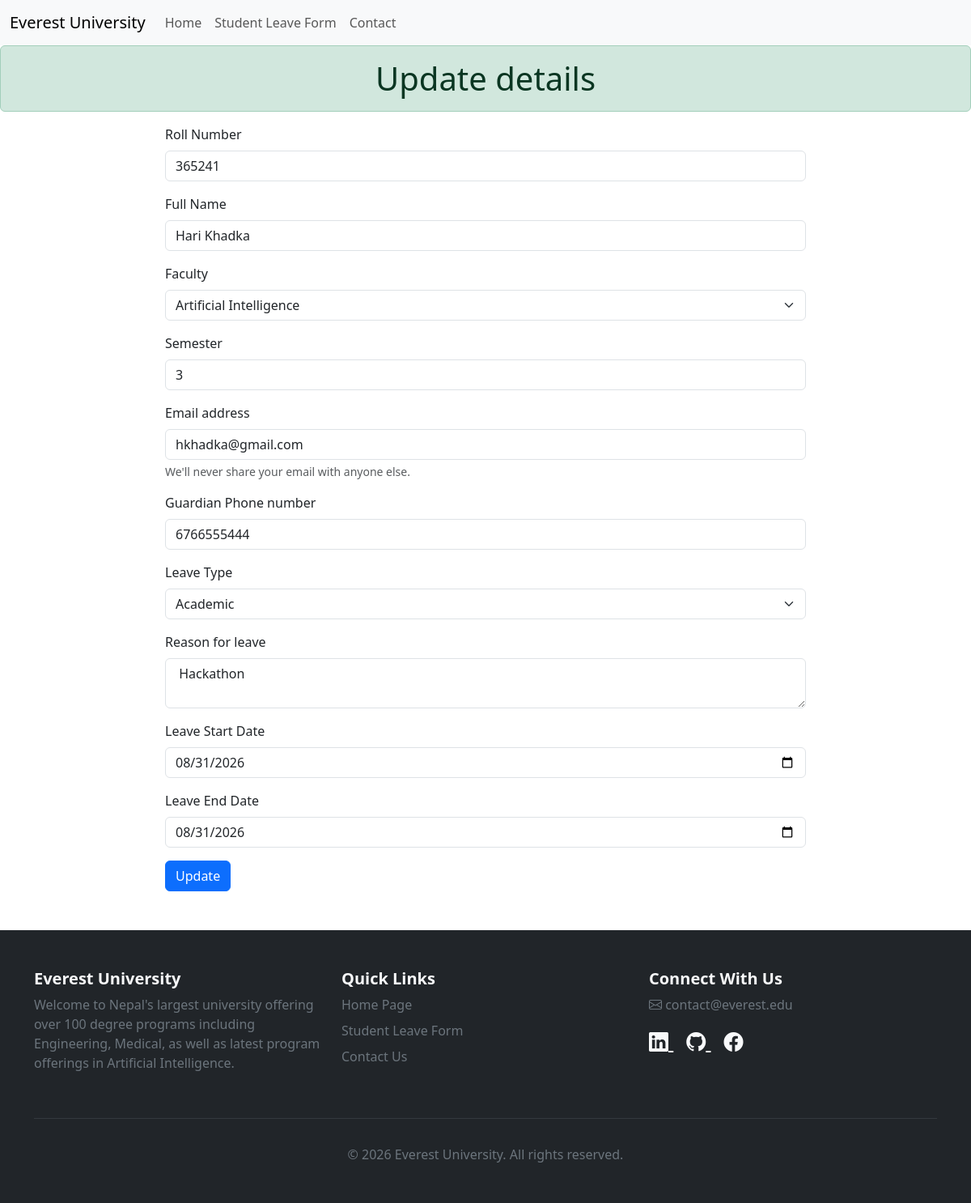
The app's page /edit/9 with its own data.
### main/models.py (models this page shows)
class StudentLeave(models.Model):
    roll_number = models.CharField(max_length=6, unique=True)
    full_name = models.CharField(max_length=100)
    faculty = models.CharField(max_length=100)
    semester = models.PositiveBigIntegerField()
    start_date = models.DateField()
    end_date = models.DateField()
    leave_type = models.CharField(max_length=50)
    reason = models.TextField()
    guardian_contact = models.CharField(max_length=14)
    student_mail = models.EmailField()
    is_delete = models.BooleanField(default=False)
    deleted_time = models.DateTimeField(null = True)

### main/views.py (the view, shortened to what this page needs)
# urls.py: path('edit/<int:id>' , edit, name='edit'),
def edit(request, id):
    data = StudentLeave.objects.get(id=id)
    return render(request, 'main/edit.html', {'data' : data})

### main/templates/main/edit.html (shortened to what this page needs)
{% extends 'base.html' %}
{% block content %}
<h1 class="alert alert-success text-center">Update details</h1>
<div class="row">
    <div class="col-2"></div>
    <div class="col-8">
        <form method="POST" action="{% url 'edit' data.id %}">
            <div class="mb-3">
                <label for="exampleInputRollNumber1" class="form-label">Roll Number</label>
                <input type="number" value= "{{data.roll_number}}" name="roll_number" class="form-control" id="roll_number">
            </div>
            <div class="mb-3">
                <label for="exampleInputFullName1" class="form-label">Full Name</label>
                <input type="text" value="{{data.full_name}}" name="full_name" class="form-control" id="full_name">
            </div>
            <div class="mb-3">
                <label for="faculty" class="form-label">Faculty</label>
                <select name="faculty" id="faculty" class="form-select">
                    <option value="Artificial Intelligence"
                        {% if data.faculty == "Artificial Intelligence" %}selected{% endif %}>
                        Artificial Intelligence
                    </option>
                </select>
            </div>
            <div class="mb-3">
                <label for="exampleInputPassword1" class="form-label">Semester</label>
                <input type="number" value="{{data.semester}}" name="semester" class="form-control" id="semester">
            </div>
            <div class="mb-3">
                <label for="exampleInputEmail1" class="form-label">Email address</label>
                <input type="email" value="{{data.student_mail}}"" name="student_mail" class="form-control" id="student_mail" aria-describedby="emailHelp">
                <div id="emailHelp" class="form-text">We'll never share your email with anyone else.</div>
            </div>
            <div class="mb-3">
                <label for="exampleInputGuardianContact" class="form-label">Guardian Phone number</label>
                <input type="number" value="{{data.guardian_contact}}" name="guardian_contact" class="form-control" id="guardian_contact">
            </div>
            <div class="mb-3">
                <label for="leave_type" class="form-label">Leave Type</label>
                <select name="leave_type" id="leave_type" class="form-select">
                    <option value="Academic"
                        {% if data.leave_type == "Academic" %}selected{% endif %}>
                        Academic
                    </option>
                </select>
            </div>
            <div class="mb-3">
                <label for="exampleInputPassword1" class="form-label">Reason for leave</label>
                <textarea name="reason" class="form-control" id="reason">{{data.reason}}</textarea>
            </div>
            <div class="mb-3">
                <label for="exampleInputStartDate" class="form-label">Leave Start Date</label>
                <input type="date" value="{{data.start_date|date:'Y-m-d'}}" name="start_date" class="form-control" id="start_date">
            </div>
            <div class="mb-3">
                <label for="exampleInputEndDate" class="form-label">Leave End Date</label>
                <input type="date" value="{{data.end_date|date:'Y-m-d'}}" name="end_date" class="form-control" id="end_date">
            </div>
            <button type="submit" class="btn btn-primary">Update</button>
        </form>
    </div>
    <div class="col-2"></div>
</div>
{% endblock %}

### records on screen
StudentLeave: roll_number "365241", full_name "Hari Khadka", faculty "Artificial Intelligence", semester "3", student_mail "hkhadka@gmail.com", guardian_contact "6766555444", leave_type "Academic", reason "Hackathon", start_date "08/31/2026", end_date "08/31/2026"
